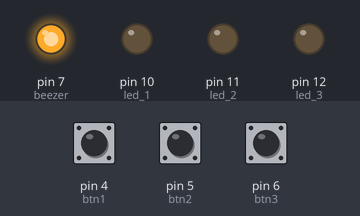
Recording of a sketch running on a simulated Arduino Uno, built with avr-gcc and run on an emulated ATmega328P. Shown: output pins drawn as LEDs (lit = HIGH). The test bench sets the inputs (shaded band); at power-on: pin 4 (btn1) HIGH, pin 5 (btn2) HIGH, pin 6 (btn3) HIGH.

Above: at 1.2 s.
1.3 s: pin 4 (btn1) pulled LOW for 0.15 s
At 2.4 s:
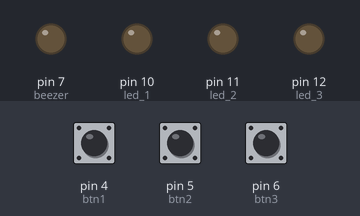
2.9 s: pin 5 (btn2) pulled LOW for 0.15 s
At 2.97 s:
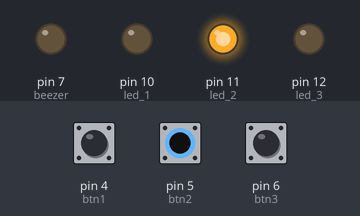
4.5 s: pin 6 (btn3) pulled LOW for 0.15 s
At 4.57 s:
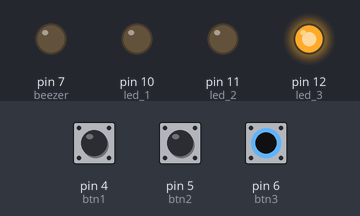
6.1 s: pin 6 (btn3) pulled LOW for 3.2 s
At 10.1 s:
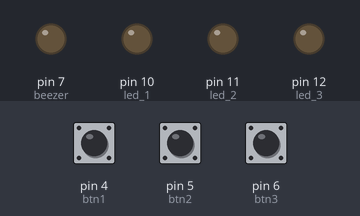
10.8 s: pin 4 (btn1) pulled LOW for 3.2 s
At 11.3 s:
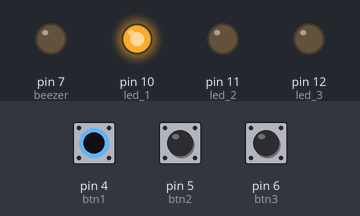
15.5 s: pin 4 (btn1) driven LOW and pin 5 (btn2) driven LOW
At 16.1 s:
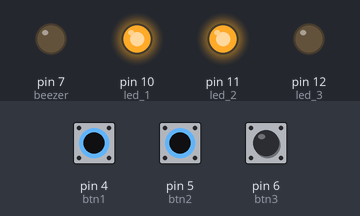
Timing chart, 0 to 18.0 s (numbered marks = the images above; inputs shaded):
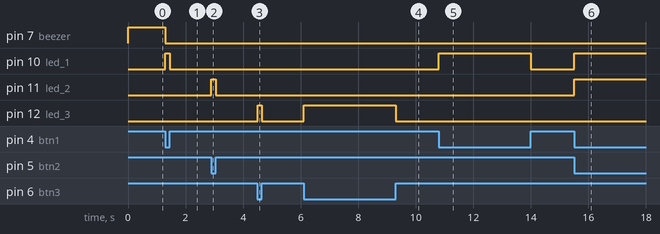

Measured:
- after the input at 1.3 s, pin 7 (beezer): HIGH → LOW at once; pin 10 (led_1): LOW → HIGH at once, → LOW 0.15 s later
- after the input at 2.9 s, pin 11 (led_2): LOW → HIGH at once, → LOW 0.15 s later
- after the input at 4.5 s, pin 12 (led_3): LOW → HIGH at once, → LOW 0.15 s later
- after the input at 6.1 s, pin 12 (led_3): LOW → HIGH at once, → LOW 3.2 s later
- after the input at 10.8 s, pin 10 (led_1): LOW → HIGH at once, → LOW 3.2 s later
- after the input at 15.5 s, pin 10 (led_1), pin 11 (led_2): LOW → HIGH at once

The sketch:

sketch_apr26a.ino
```cpp
int led_1 = 10;
int led_2 = 11;
int led_3 = 12;
int btn1 = 4;
int btn2 = 5;
int btn3 = 6;
int beezer = 7;
int team1;
int team2;
int team3;
void setup()
{
pinMode(led_1,OUTPUT);
pinMode(led_2,OUTPUT);
pinMode(led_3,OUTPUT);

pinMode(beezer,OUTPUT);

pinMode(btn1,INPUT);
pinMode(btn2,INPUT);
pinMode(btn3,INPUT);
digitalWrite(led_1,LOW);
digitalWrite(led_2,LOW);
digitalWrite(led_3,LOW);
digitalWrite(beezer,HIGH);
}
void loop()
{
  team1 = digitalRead(btn1);
  if(team1==LOW)
  { digitalWrite(led_1,HIGH);
    digitalWrite(beezer,LOW);
  }
  else
  { digitalWrite(led_1,LOW);}
    team2 = digitalRead(btn2);
    if(team2==LOW)
    { digitalWrite(led_2,HIGH);
      digitalWrite(beezer,LOW);
    }
    else
    { digitalWrite(led_2,LOW);}
      team3 = digitalRead(btn3);
      if(team3==LOW)
      { digitalWrite(led_3,HIGH);
        digitalWrite(beezer,LOW);
      }
      else
      { digitalWrite(led_3,LOW);}
        team3 = digitalRead(btn3);
        if(team3==LOW)
        { digitalWrite(led_3,HIGH);
          digitalWrite(beezer,LOW);
        }
        else
        { digitalWrite(led_3,LOW);}
}
```
